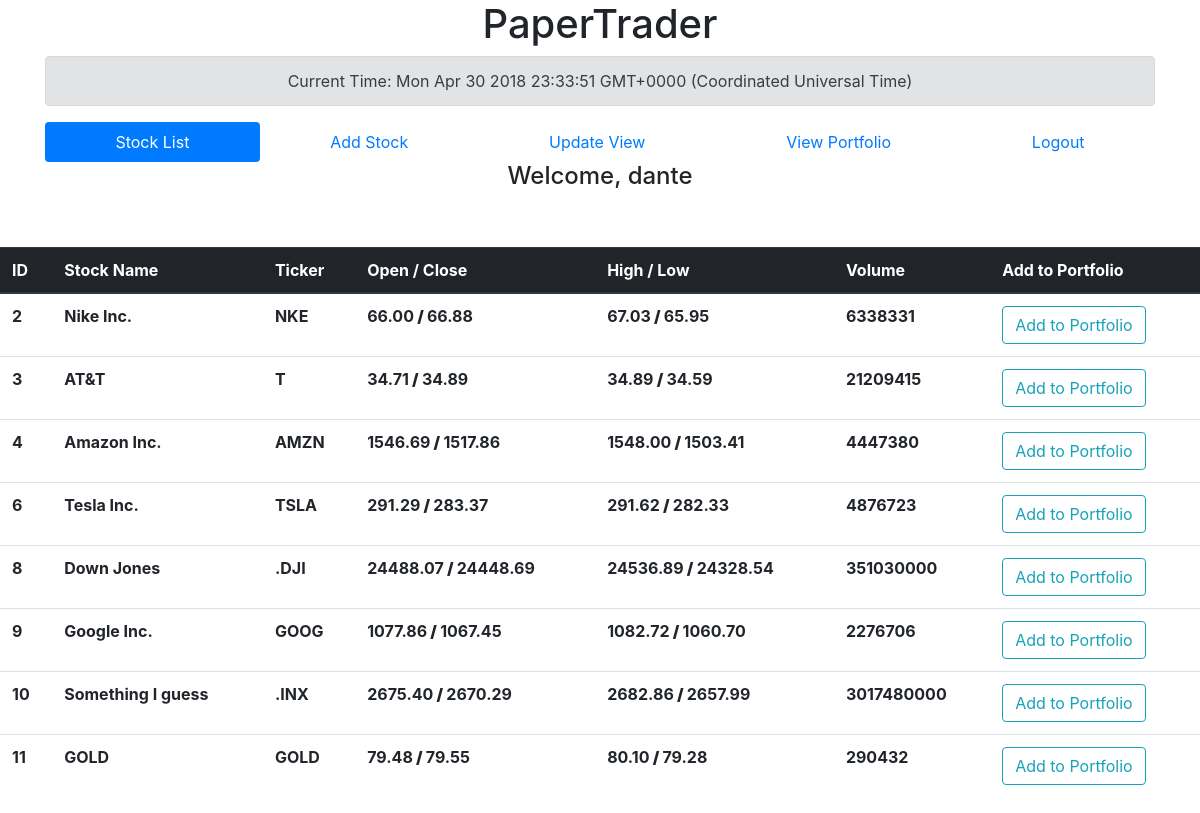
The app's page / (signed in), older data.
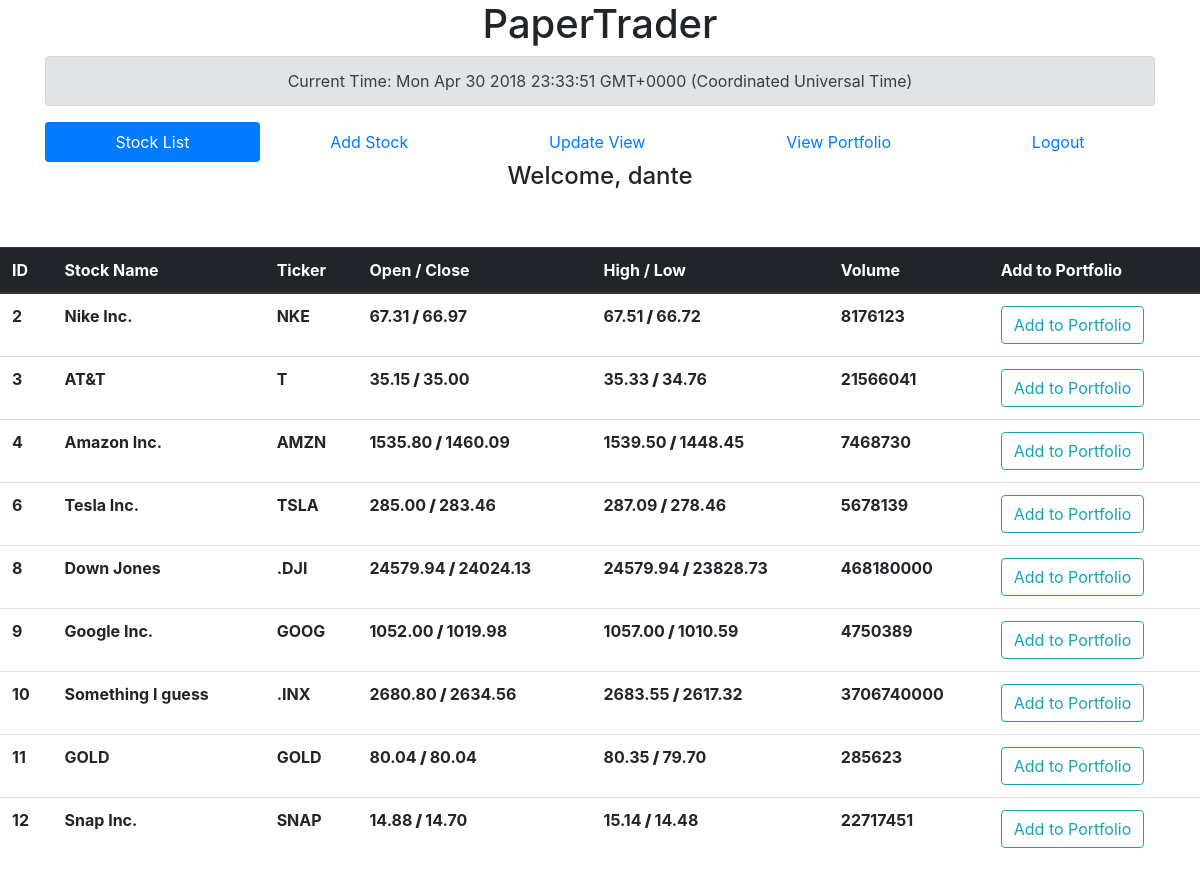
The same page, newer data.
### PaperTraderApp/models.py (models this page shows, shortened)
class StockModel(models.Model):
    name = models.CharField(max_length=MAX_LENGTH_NAME, unique=True)
    symbol = models.CharField(max_length=MAX_LENGTH_SYMB, unique=True)
    opening = models.DecimalField(max_digits=MAX_DIGITS, decimal_places=2)
    closing = models.DecimalField(max_digits=MAX_DIGITS, decimal_places=2)
    high = models.DecimalField(max_digits=MAX_DIGITS, decimal_places=2)
    low  = models.DecimalField(max_digits=MAX_DIGITS, decimal_places=2)
    volume = models.DecimalField(max_digits=MAX_DIGITS, decimal_places=0)

### PaperTraderApp/views.py (the view)
# urls.py: path('', PaperTraderApp.views.ListStockView.as_view(), name="Home"),
class ListStockView(ListView):
    model = StockModel
    template_name = 'stock_list.html'

### PaperTraderApp/templates/stock_list.html (shortened to what this page needs)
<link rel="stylesheet" href="https://maxcdn.bootstrapcdn.com/bootstrap/4.0.0/css/bootstrap.min.css">
<div class="container">
<header>
<center>
<h1> PaperTrader </h1>
<div class="alert alert-secondary">
		Current Time:
</div>
</center>
<div class="align">
	<center>
	<ul class="nav nav-pills nav-fill">
	{% if user.is_anonymous %}
	<li class="nav-item">
	  <a class="nav-link disabled" href="/login">Login To Trade</a>
	</li>
	{% else %}
	<li class="nav-item">
	  <a class="nav-link active" href="/">Stock List</a>
	</li>
	{% if user.is_superuser %}
		<li class="nav-item">
		  <a class="nav-link" href="{% url "stock-new" %}">Add Stock</a>
		</li>
	{% endif %}
	<li class="nav-item">
	  <a class="nav-link" href="{% url "update" %}">Update View</a>
	</li>
	<li class="nav-item">
	  <a class="nav-link" href="{% url "portfolio" %}">View Portfolio</a>
	</li>
	<li class="nav-item">
		<a class="nav-link" href="/logout?next=/login">Logout</a>
	</li>
	</ul>
	<h4> Welcome, {{ user }}</h4>
	{% endif %}
	</center>
</header>
</div>
{% if user.is_anonymous %}
<div class="container">
<div class="jumbotron">
	<center>
	<h1 class="display-4">The future of investing</h1>
	<p class="lead">An alternative to traditional paper-trading applications</p>
	<hr class="my-4">
	<p> Sign up or Login to start </p>
		<a class="btn btn-secondary btn-lg" href="/login" role="button">Login</a>
		<a class="btn btn-secondary btn-lg" href="/signup" role="button">Sign Up</a>
	</center>
</div>
</div>
{% else %}
<table class="table">
	<thead class="thead-dark">
		<tr>
			<th scope="col">ID</th>
			<th scope="col">Stock Name</th>
			<th scope="col">Ticker</th>
			<th scope="col">Open / Close</th>
			<th scope="col">High / Low</th>
			<th scope="col">Volume</th>
			<th scope="col">Add to Portfolio</th>
		</tr>
	</thead>
	<tbody>
		{% for stock in object_list %}
		<tr>
			<th>{{ stock.id }}</th>
			<th>{{ stock.name }}</th>
			<th>{{ stock.symbol }}</th>
			<th>{{ stock.opening }}<strong> / </strong>{{ stock.closing }}</th>
			<th>{{ stock.high }}<strong> / </strong>{{ stock.low }}</th>
			<th>{{ stock.volume }}</th>
			<th> <a type="button" class="btn btn-outline-info"  href="{% url "portfolio-add" pk=stock.id key=stock.name %}">Add to Portfolio</a></th>
		</tr>
		{% endfor %}
	</tbody>
</table>
{% endif %}

Row changes from the older to the newer data that the page shows:
changed StockModel "Nike Inc.": opening "66.00" → "67.31"; closing "66.88" → "66.97"; high "67.03" → "67.51"; low "65.95" → "66.72"; volume "6338331" → "8176123"
changed StockModel "AT&T": opening "34.71" → "35.15"; closing "34.89" → "35.00"; high "34.89" → "35.33"; low "34.59" → "34.76"; volume "21209415" → "21566041"
changed StockModel "Amazon Inc.": opening "1546.69" → "1535.80"; closing "1517.86" → "1460.09"; high "1548.00" → "1539.50"; low "1503.41" → "1448.45"; volume "4447380" → "7468730"
changed StockModel "Tesla Inc.": opening "291.29" → "285.00"; closing "283.37" → "283.46"; high "291.62" → "287.09"; low "282.33" → "278.46"; volume "4876723" → "5678139"
changed StockModel "Down Jones": opening "24488.07" → "24579.94"; closing "24448.69" → "24024.13"; high "24536.89" → "24579.94"; low "24328.54" → "23828.73"; volume "351030000" → "468180000"
changed StockModel "Google Inc.": opening "1077.86" → "1052.00"; closing "1067.45" → "1019.98"; high "1082.72" → "1057.00"; low "1060.70" → "1010.59"; volume "2276706" → "4750389"
changed StockModel "Something I guess": opening "2675.40" → "2680.80"; closing "2670.29" → "2634.56"; high "2682.86" → "2683.55"; low "2657.99" → "2617.32"; volume "3017480000" → "3706740000"
changed StockModel "GOLD": opening "79.48" → "80.04"; closing "79.55" → "80.04"; high "80.10" → "80.35"; low "79.28" → "79.70"; volume "290432" → "285623"
added StockModel: id "12", name "Snap Inc.", symbol "SNAP", opening "14.88", closing "14.70", high "15.14", low "14.48", volume "22717451"
